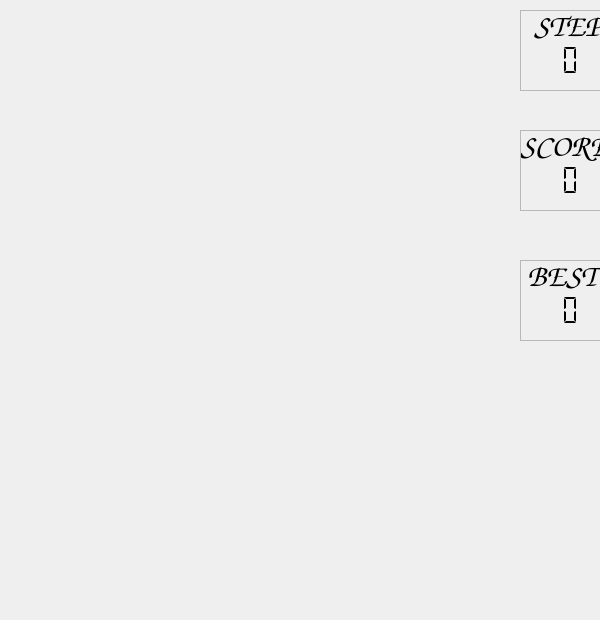
<?xml version="1.0" encoding="UTF-8"?>
<ui version="4.0">
 <class>MainWindow</class>
 <widget class="QMainWindow" name="MainWindow">
  <property name="geometry">
   <rect>
    <x>0</x>
    <y>0</y>
    <width>600</width>
    <height>620</height>
   </rect>
  </property>
  <property name="windowTitle">
   <string>MainWindow</string>
  </property>
  <widget class="QWidget" name="centralWidget">
   <widget class="QLabel" name="label">
    <property name="geometry">
     <rect>
      <x>520</x>
      <y>-10</y>
      <width>95</width>
      <height>70</height>
     </rect>
    </property>
    <property name="font">
     <font>
      <family>Comic Sans MS</family>
      <pointsize>24</pointsize>
     </font>
    </property>
    <property name="autoFillBackground">
     <bool>true</bool>
    </property>
    <property name="frameShape">
     <enum>QFrame::NoFrame</enum>
    </property>
    <property name="frameShadow">
     <enum>QFrame::Raised</enum>
    </property>
    <property name="text">
     <string>  STEP</string>
    </property>
   </widget>
   <widget class="QLabel" name="label_2">
    <property name="geometry">
     <rect>
      <x>520</x>
      <y>110</y>
      <width>95</width>
      <height>70</height>
     </rect>
    </property>
    <property name="font">
     <font>
      <family>Comic Sans MS</family>
      <pointsize>24</pointsize>
     </font>
    </property>
    <property name="autoFillBackground">
     <bool>true</bool>
    </property>
    <property name="frameShape">
     <enum>QFrame::NoFrame</enum>
    </property>
    <property name="frameShadow">
     <enum>QFrame::Raised</enum>
    </property>
    <property name="text">
     <string>SCORE</string>
    </property>
   </widget>
   <widget class="QLabel" name="label_3">
    <property name="geometry">
     <rect>
      <x>520</x>
      <y>240</y>
      <width>95</width>
      <height>70</height>
     </rect>
    </property>
    <property name="font">
     <font>
      <family>Comic Sans MS</family>
      <pointsize>24</pointsize>
     </font>
    </property>
    <property name="autoFillBackground">
     <bool>true</bool>
    </property>
    <property name="frameShape">
     <enum>QFrame::NoFrame</enum>
    </property>
    <property name="frameShadow">
     <enum>QFrame::Raised</enum>
    </property>
    <property name="text">
     <string> BEST</string>
    </property>
   </widget>
   <widget class="QLCDNumber" name="currS">
    <property name="geometry">
     <rect>
      <x>500</x>
      <y>150</y>
      <width>81</width>
      <height>61</height>
     </rect>
    </property>
    <property name="font">
     <font>
      <family>Comic Sans MS</family>
     </font>
    </property>
    <property name="frameShape">
     <enum>QFrame::NoFrame</enum>
    </property>
    <property name="segmentStyle">
     <enum>QLCDNumber::Flat</enum>
    </property>
   </widget>
   <widget class="QLCDNumber" name="bestS">
    <property name="geometry">
     <rect>
      <x>500</x>
      <y>280</y>
      <width>81</width>
      <height>61</height>
     </rect>
    </property>
    <property name="font">
     <font>
      <family>Comic Sans MS</family>
     </font>
    </property>
    <property name="frameShape">
     <enum>QFrame::NoFrame</enum>
    </property>
    <property name="segmentStyle">
     <enum>QLCDNumber::Flat</enum>
    </property>
   </widget>
   <widget class="QLCDNumber" name="currStep">
    <property name="geometry">
     <rect>
      <x>500</x>
      <y>30</y>
      <width>81</width>
      <height>61</height>
     </rect>
    </property>
    <property name="font">
     <font>
      <family>Comic Sans MS</family>
     </font>
    </property>
    <property name="frameShape">
     <enum>QFrame::NoFrame</enum>
    </property>
    <property name="segmentStyle">
     <enum>QLCDNumber::Flat</enum>
    </property>
   </widget>
   <widget class="QLabel" name="label_4">
    <property name="geometry">
     <rect>
      <x>520</x>
      <y>10</y>
      <width>81</width>
      <height>81</height>
     </rect>
    </property>
    <property name="frameShape">
     <enum>QFrame::StyledPanel</enum>
    </property>
    <property name="text">
     <string/>
    </property>
   </widget>
   <widget class="QLabel" name="label_5">
    <property name="geometry">
     <rect>
      <x>520</x>
      <y>130</y>
      <width>81</width>
      <height>81</height>
     </rect>
    </property>
    <property name="frameShape">
     <enum>QFrame::StyledPanel</enum>
    </property>
    <property name="text">
     <string/>
    </property>
   </widget>
   <widget class="QLabel" name="label_6">
    <property name="geometry">
     <rect>
      <x>520</x>
      <y>260</y>
      <width>81</width>
      <height>81</height>
     </rect>
    </property>
    <property name="frameShape">
     <enum>QFrame::StyledPanel</enum>
    </property>
    <property name="text">
     <string/>
    </property>
   </widget>
  </widget>
 </widget>
 <layoutdefault spacing="6" margin="11"/>
 <resources/>
 <connections/>
</ui>
